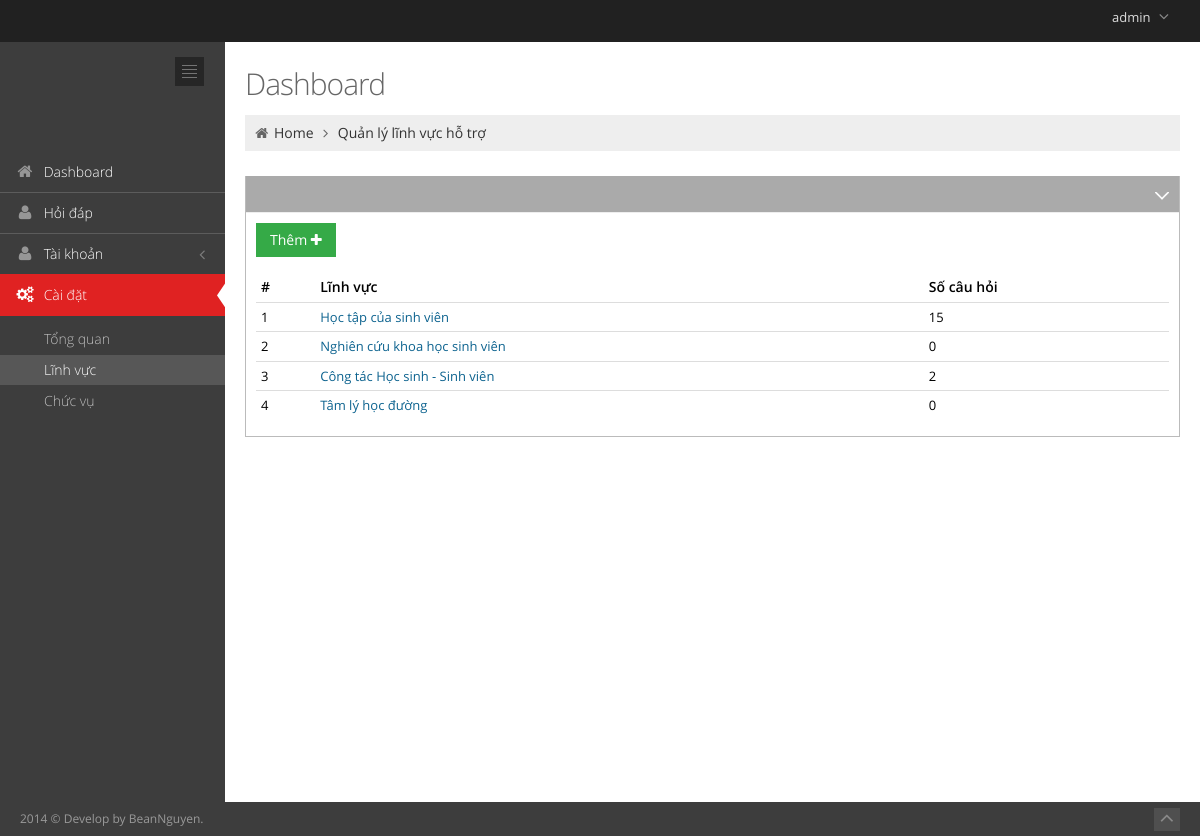
/manager/settings/field.php (signed in), run on the app's committed database.
### tables this page shows
CREATE TABLE IF NOT EXISTS `terms` (
`term_id` int(11) NOT NULL,
  `name` varchar(50) DEFAULT NULL,
  `type` varchar(15) DEFAULT NULL
);

### manager/libs/connects.class.php (called while the page is built, shortened)
<?php
require_once( 'database.class.php' );
class Connect {
    public function dbObj()
    {
        $this->db = new Database(DB_HOST, DB_NAME, DB_USER, DB_PASS);
        return $this->db;
    }
}

### manager/libs/generics.class.php (called while the page is built, shortened)
<?php
require('connects.class.php');
class Generic extends Connect
{
    function __construct()
    {
        $this->db = parent::dbObj();
    }
        ?>
    <?php
    public function guestOnly()
    {
        if (!empty($_SESSION['ithcmute']['username'])) {
            return true;
        }
        return false;
    }
}

### manager/libs/database.class.php (called while the page is built, shortened)
<?php
class Database
{
    private $server;
    private $user;
    private $password;
    protected $link_id = 0;
    protected $query_id = 0;
    public function  __construct($server, $database, $user, $password)
    {
        $this->server = $server;
        $this->user = $user;
        $this->password = $password;
        $this->database = $database;
    }
    public function connect()
    {
        $this->link_id = $this->connect_db($this->server, $this->user, $this->password);
        mysqli_set_charset($this->link_id, 'utf8');
        return $this->link_id;
    }
    private function connect_db($server, $user, $password) {
        try {
            $cnn = mysqli_connect($server, $user, $password);
        }
        catch ( mysqli_sql_exception $e ) {
            throw $e;
        }
        return $cnn;
    }
    private function select_db($database, $link_id)
    {
        return mysqli_select_db($link_id, $database);
    }
    public function query($sql)
    {
        if (trim($sql != "")) {
            $this->query_id = mysqli_query($this->link_id, $sql);
        }
        return $this->query_id;
    }
    public function fetch($query_id)
    {
        if ($query_id)
            $this->query_id = $query_id;
        if (isset($this->query_id)) {
            $record = mysqli_fetch_array($this->query_id, MYSQL_ASSOC);
        } else
            $this->error("Invalid query_id: <b>" . $this->query_id . "</b>. Records could not be fetched.");
        return $record;
    }
}

### manager/settings/field.php (the view, shortened to what this page needs)
<?php
$dashboard = new Dashboard();
$db = $dashboard->dbObj();
$db->connect();
?>
<!DOCTYPE html>
<html lang="en" class="no-js">
<head>
    <link href="../assets/plugins/font-awesome/css/font-awesome.min.css" rel="stylesheet" type="text/css"/>
    <link href="../assets/plugins/bootstrap/css/bootstrap.min.css" rel="stylesheet" type="text/css"/>
    <link href="../assets/plugins/uniform/css/uniform.default.css" rel="stylesheet" type="text/css"/>
    <link href="../assets/css/style-metronic.css" rel="stylesheet" type="text/css"/>
    <link href="../assets/css/style.css" rel="stylesheet" type="text/css"/>
    <link href="../assets/css/style-responsive.css" rel="stylesheet" type="text/css"/>
    <link href="../assets/css/plugins.css" rel="stylesheet" type="text/css"/>
    <link href="../assets/css/themes/default.css" rel="stylesheet" type="text/css" id="style_color"/>
    <link href="../assets/css/custom.css" rel="stylesheet" type="text/css"/>
    <link rel="stylesheet" type="text/css" href="../assets/plugins/select2/select2_metro.css"/>
    <link rel="stylesheet" href="../assets/plugins/data-tables/DT_bootstrap.css"/>
</head>
<body class="page-header-fixed">
<div class="header navbar navbar-inverse navbar-fixed-top">
    <div class="header-inner">
        <a class="navbar-brand" href="">
        </a>
        <ul class="nav navbar-nav pull-right">
            <li class="dropdown user">
                <a href="#" class="dropdown-toggle" data-toggle="dropdown" data-hover="dropdown"
                   data-close-others="true">
                    <span class="username"><?php echo $_SESSION['ithcmute']['username']; ?></span>
                    <i class="icon-angle-down"></i>
                </a>
            </li>
        </ul>
    </div>
</div>
<div class="page-container">
<div class="page-sidebar navbar-collapse collapse">
    <ul class="page-sidebar-menu">
        <li>
            <div class="sidebar-toggler hidden-phone"></div>
        </li>
        <li>
            <form class="sidebar-search">
                <div class="form-container">
                </div>
            </form>
        </li>
        <li class="start ">
            <a href="<?php echo BASE_PATH; ?>manager">
                <i class="icon-home"></i>
                <span class="title">Dashboard</span>
            </a>
        </li>
        <li class="">
            <a href="<?php echo BASE_PATH; ?>manager/fqa/questions.php">
                <i class="icon-user"></i>
                <span class="title">Hỏi đáp</span>
            </a>
        </li>
        <li>
            <a href="javascript:;">
                <i class="icon-user"></i>
                <span class="title">Tài khoản</span>
            </a>
        </li>
        <li class="active">
            <a href="javascript:;">
                <i class="icon-cogs"></i>
                <span class="title">Cài đặt</span>
                <span class="selected"></span>
            </a>
            <ul class="sub-menu">
                <li>
                    <a href="<?php echo BASE_PATH; ?>manager/settings/general.php">Tổng quan</a>
                </li>
                <li class="active">
                    <a href="<?php echo BASE_PATH; ?>manager/settings/field.php">Lĩnh vực</a>
                </li>
                <li>
                    <a href="<?php echo BASE_PATH; ?>manager/settings/position.php">Chức vụ</a>
                </li>
            </ul>
        </li>
    </ul>
</div>
<div class="page-content">
    <div class="row">
        <div class="col-md-12">
            <h3 class="page-title">
                Dashboard
            </h3>
            <ul class="page-breadcrumb breadcrumb">
                <li>
                    <i class="icon-home"></i>
                    <a href="<?php echo BASE_PATH; ?>manager">Home</a>
                    <i class="icon-angle-right"></i>
                </li>
                <li><a href="#">Quản lý lĩnh vực hỗ trợ</a></li>
            </ul>
        </div>
    </div>
    <div class="row">
        <div class="col-md-12">
            <div class="portlet box light-grey">
                <div class="portlet-title">
                    <div class="tools">
                        <a href="javascript:;" class="collapse"></a>
                    </div>
                </div>
                <div class="portlet-body">
                    <div class="table-toolbar">
                        <div class="btn-group">
                            <a id="add-field-btn" class="btn green" data-toggle="modal" href="#add_user">Thêm <i class="icon-plus"></i></a>
                        </div>
                    </div>
                    <div class="table-responsive">
                        <table class="table table-condensed table-hover">
                            <thead>
                            <tr>
                                <th>#</th>
                                <th>Lĩnh vực</th>
                                <th>Số câu hỏi</th>
                            </tr>
                            </thead>
                            <tbody>
                                <?php
                                $query = $db->query( "SELECT * FROM terms WHERE type = 'field'" );
                                $i = 1;
                                while ( $row = $db->fetch( $query ) ) {
                                    $q = $db->query( "SELECT count(*) as num
                                                        FROM terms, questions, term_relationships
                                                        WHERE terms.term_id = term_relationships.term_id
                                                        AND term_relationships.object_id = questions.id
                                                        AND terms.term_id = " . $row['term_id'] );
                                    $num = $db->fetch( $q )['num'];
                                    ?>
                                    <tr>
                                        <td><?php echo $i; ?></td>
                                        <td><a id="field-<?php echo $row['term_id']; ?>" data-toggle="modal" href="#add_user" onclick="editField(<?php echo $row['term_id']; ?>)" > <?php echo $row['name']; ?></a></td>
                                        <td><?php echo $num; ?></td>
                                    </tr>
                                <?php
                                    $i++;
                                }
                                ?>
                            </tbody>
                        </table>
                    </div>
                </div>
            </div>
        </div>
    </div>
</div>
<?php include('../footer.php'); ?>
</body>
</html>

### manager/assets/css/style-metronic.css (style rules this page uses)
div, input, select, textarea, span, img, table, td, th, p, a, button, ul, code, pre, li { -webkit-border-radius: 0 !important; -moz-border-radius: 0 !important; border-radius: 0 !important; }
.btn { border-width: 0; padding: 7px 14px; font-size: 14px; outline: none !important; -webkit-box-shadow: none !important; -moz-box-shadow: none !important; box-shadow: none !important; -webkit-border-radius: 0 !important; -moz-border-radius: 0 !important; border-radius: 0 !important; -webkit-text-shadow: none; -moz-text-shadow: none; text-shadow: none; }
.btn.green { color: white; text-shadow: none; background-color: #35aa47; }
.btn > i { font-size: 14px; }
.table thead > tr > th { border-bottom: 0; }

### manager/assets/css/style-responsive.css (style rules this page uses)
@media (min-width: 992px) { .page-sidebar { position: absolute; width: 225px; } }
@media (min-width: 992px) { .page-sidebar.navbar-collapse { max-height: none !important; } }
@media (min-width: 992px) { .page-content { margin-left: 225px; margin-top: 0px; min-height: 760px; padding: 25px 20px 20px 20px; } }

### manager/assets/css/themes/default.css (style rules this page uses)
body { background-color: #3d3d3d !important; }
.header { filter: none !important; background-image: none !important; background-color: #212121 !important; }
.header .navbar-nav li.dropdown .dropdown-toggle i { color: #8a8a8a !important; }
.page-sidebar { background-color: #3d3d3d; }
ul.page-sidebar-menu > li > a { border-top: 1px solid #5c5c5c !important; color: #ffffff !important; }
ul.page-sidebar-menu > li:last-child > a { border-bottom: 1px solid transparent !important; }
ul.page-sidebar-menu > li a i { color: #969696; }
ul.page-sidebar-menu > li.active > a { background: #e02222 !important; border-top-color: transparent !important; color: #ffffff; }
ul.page-sidebar-menu > li.active > a i { color: #ffffff; }
ul.page-sidebar-menu > li > ul.sub-menu > li:first-child > a { border-top: 0px !important; }
ul.page-sidebar-menu > li > ul.sub-menu > li.active > a, ul.page-sidebar-menu > li > ul.sub-menu > li > a:hover { color: #ffffff !important; background: #575757 !important; }
ul.page-sidebar-menu li > ul.sub-menu > li > a { color: #bdbdbd; }
.sidebar-toggler { background-image: url(../../img/sidebar-toggler.jpg); background-color: #242424; }

### data on the page
terms: name "Học tập của sinh viên", num "15"
terms: name "Nghiên cứu khoa học sinh viên", num "0"
terms: name "Công tác Học sinh - Sinh viên", num "2"
terms: name "Tâm lý học đường", num "0"

### other printed values
$_SESSION['ithcmute']['username'] "admin"
